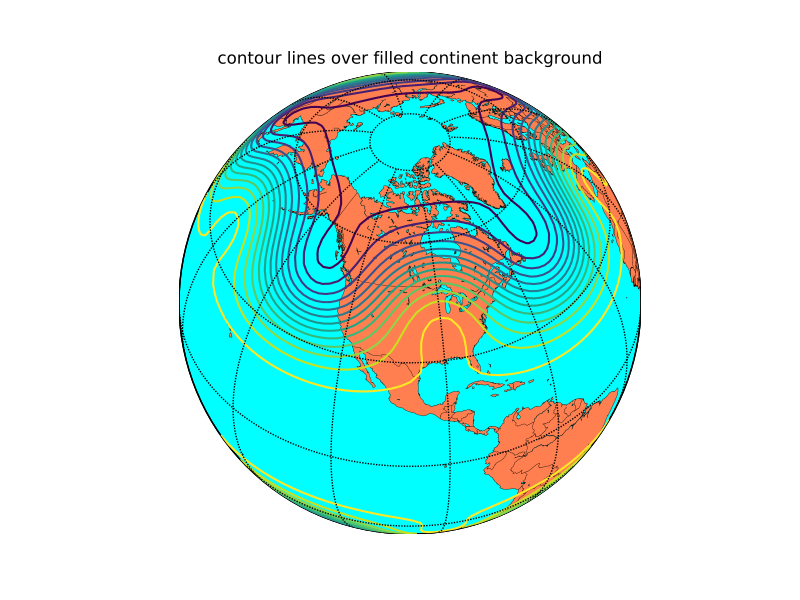

Source code (Python):
from mpl_toolkits.basemap import Basemap
import matplotlib.pyplot as plt
import numpy as np
# set up orthographic map projection with
# perspective of satellite looking down at 50N, 100W.
# use low resolution coastlines.
map = Basemap(projection='ortho',lat_0=45,lon_0=-100,resolution='l')
# draw coastlines, country boundaries, fill continents.
map.drawcoastlines(linewidth=0.25)
map.drawcountries(linewidth=0.25)
map.fillcontinents(color='coral',lake_color='aqua')
# draw the edge of the map projection region (the projection limb)
map.drawmapboundary(fill_color='aqua')
# draw lat/lon grid lines every 30 degrees.
map.drawmeridians(np.arange(0,360,30))
map.drawparallels(np.arange(-90,90,30))
# make up some data on a regular lat/lon grid.
nlats = 73; nlons = 145; delta = 2.*np.pi/(nlons-1)
lats = (0.5*np.pi-delta*np.indices((nlats,nlons))[0,:,:])
lons = (delta*np.indices((nlats,nlons))[1,:,:])
wave = 0.75*(np.sin(2.*lats)**8*np.cos(4.*lons))
mean = 0.5*np.cos(2.*lats)*((np.sin(2.*lats))**2 + 2.)
# compute native map projection coordinates of lat/lon grid.
x, y = map(lons*180./np.pi, lats*180./np.pi)
# contour data over the map.
cs = map.contour(x,y,wave+mean,15,linewidths=1.5)
plt.title('contour lines over filled continent background')
plt.show()
